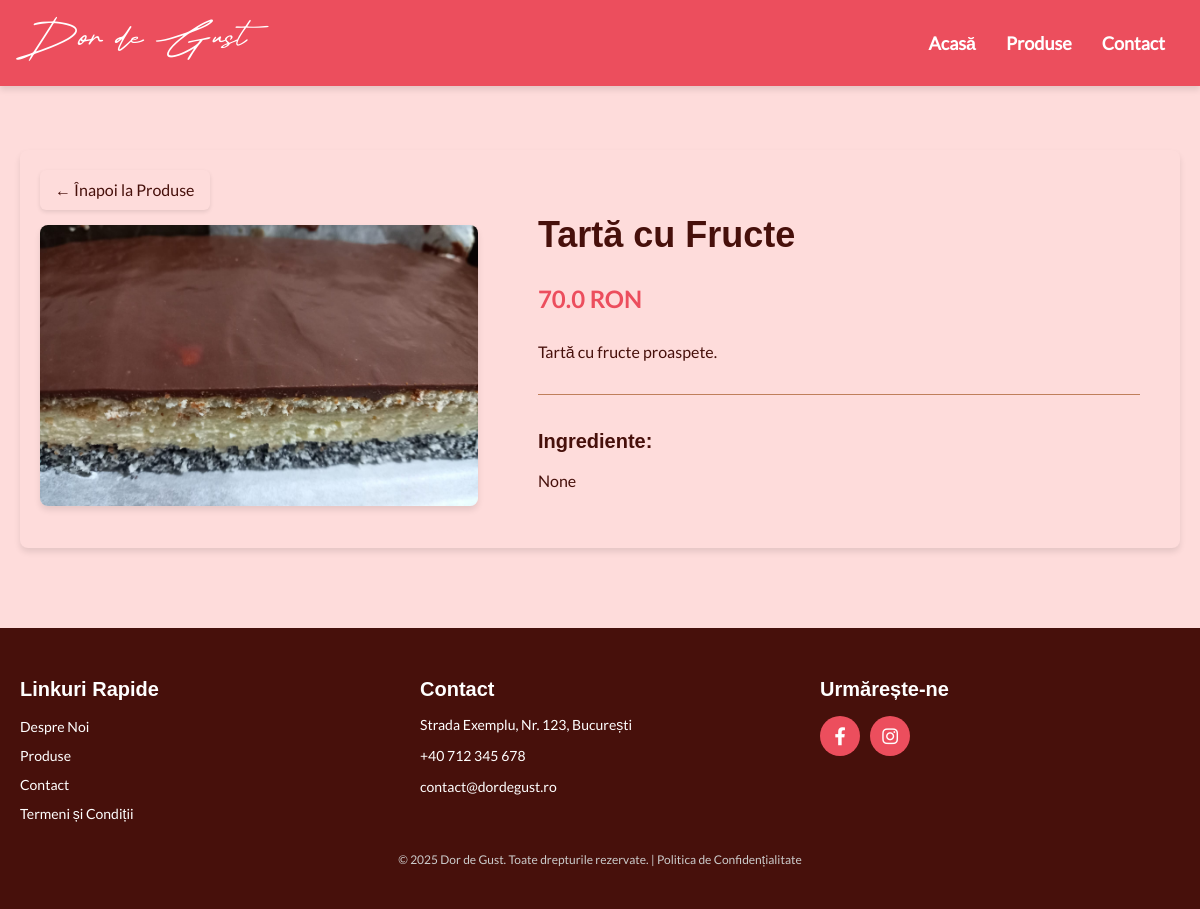
The app's page /products/3 with its own data.
### tables this page shows
CREATE TABLE "produse" (
	"id"	INTEGER,
	"nume"	TEXT NOT NULL,
	"descriere"	TEXT NOT NULL,
	"pret"	REAL NOT NULL,
	"imagine"	TEXT NOT NULL,
	"categorie"	TEXT,
	"ingrediente"	TEXT,
	PRIMARY KEY("id" AUTOINCREMENT)
);

### app.py (the view)
@app.route('/products/<int:product_id>')
def product_details(product_id):
    conn = get_db_connection()
    produs = conn.execute('SELECT * FROM produse WHERE id = ?', (product_id,)).fetchone()
    conn.close()
    return render_template('product.html', produs=produs)

### app.py (called while the page is built)
def get_db_connection():
    conn = sqlite3.connect(DATABASE)
    conn.row_factory = sqlite3.Row
    return conn

### templates/product.html (shortened to what this page needs)
<!DOCTYPE html>
<html lang="ro">
<head>
    <link rel="stylesheet" href="/static/css/styles.css">
    <link href="https://cdnjs.cloudflare.com/ajax/libs/font-awesome/6.0.0-beta3/css/all.min.css" rel="stylesheet">
</head>
<body>
    <header>
        <div class="logo"><a href="/">Dor de Gust</a></div>
        <nav>
            <ul>
                <li><a href="/">Acasă</a></li>
                <li><a href="/products">Produse</a></li>
                <li><a href="/contact">Contact</a></li>
            </ul>
        </nav>
    </header>
    <main>
        <div class="product-details">
            <div class="product-image">
                <a href="/products" class="back-button">&larr; Înapoi la Produse</a>
                <img src="{{ produs['imagine'] }}" alt="{{ produs['nume'] }}">
            </div>
            <div class="product-info">
                <h1>{{ produs['nume'] }}</h1>
                <p class="price">{{ produs['pret'] }} RON</p>
                <p>{{ produs['descriere'] }}</p>
                <div class="product-ingredients">
                    <h3>Ingrediente:</h3>
                    <p>{{ produs['ingrediente'] }}</p>
                </div>
            </div>
        </div>
    </main>
    <footer>
        <div class="footer-container">
            <div class="footer-nav">
                <h3>Linkuri Rapide</h3>
                <ul>
                    <li><a href="#about">Despre Noi</a></li>
                    <li><a href="/products">Produse</a></li>
                    <li><a href="#contact">Contact</a></li>
                    <li><a href="/termeni-si-conditii">Termeni și Condiții</a></li>
                </ul>
            </div>
            <div class="footer-contact">
                <h3>Contact</h3>
                <p>Strada Exemplu, Nr. 123, București</p>
                <p><a href="tel:+40712345678">+40 712 345 678</a></p>
                <p><a href="mailto:contact@dordegust.ro">contact@dordegust.ro</a></p>
            </div>
            <div class="social-icons">
                <h3>Urmărește-ne</h3>
                <div class="icons-container">
                <a href="https://facebook.com" target="_blank" class="circle-icon"><i class="fab fa-facebook-f"></i></a>
                <a href="https://instagram.com" target="_blank" class="circle-icon"><i class="fab fa-instagram"></i></a>
</div>
            </div>
        </div>
        <p class="footer-copyright">
            &copy; 2025 Dor de Gust. Toate drepturile rezervate. |
            <a href="/politica-confidentialitate">Politica de Confidențialitate</a>
        </p>
    </footer>
</body>
</html>

### static/css/styles.css (style rules this page uses)
:root { --roz-glazurat: #FEDCDB; --miere: #F2AF5E; --inghetata-capsuni: #EC4E5D; --caramel: #BF7F5B; --ciocolata-neagra: #47100B; }
body { margin: 0; padding: 0; font-family: 'Lato', Arial, sans-serif; background-color: var(--roz-glazurat); color: var(--ciocolata-neagra); }
header { position: fixed; top: 0; left: 0; width: 100%; background-color: var(--inghetata-capsuni); color: var(--ciocolata-neagra); padding: 15px 20px; display: flex; justify-content: space-between; align-items: center; box-shadow: 0 4px 6px rgba(0, 0, 0, 0.1); z-index: 1000; box-sizing: border-box; }
.logo a { font-family: 'The Signature'; font-size: 55px; color: white; text-decoration: none; }
nav ul { list-style: none; margin: 0; padding: 0; display: flex; }
nav ul li { margin: 0 15px; }
nav ul li a { text-decoration: none; color: white; font-weight: bold; font-size: 18px; transition: color 0.3s; }
main { padding: 20px; margin-top: 70px; }
footer { background-color: var(--ciocolata-neagra); color: white; padding: 30px 20px; font-family: 'Lato', Arial, sans-serif; }
.footer-container { display: flex; flex-wrap: wrap; gap: 40px; justify-content: space-between; max-width: 1200px; margin: 0 auto; }
.footer-nav, .footer-contact, .social-icons { flex: 1 1 30%; }
.footer-nav h3, .footer-contact h3, .social-icons h3 { font-family: 'Pattaya', Arial, sans-serif; font-size: 20px; margin-bottom: 15px; }
.footer-nav ul { list-style: none; padding: 0; margin: 0; }
.footer-nav ul li { margin-bottom: 10px; }
.footer-nav ul li a { color: white; text-decoration: none; font-size: 14px; }
.footer-contact p, .footer-contact a { font-size: 14px; color: white; text-decoration: none; }
.circle-icon { display: inline-flex; align-items: center; justify-content: center; width: 40px; height: 40px; border-radius: 50%; background-color: var(--inghetata-capsuni); color: white; font-size: 18px; text-decoration: none; transition: background-color 0.3s ease, transform 0.3s ease; gap: 25px; }
.icons-container { gap: 10px; display: flex; }
.circle-icon i { margin: 0; }
.footer-copyright { text-align: center; margin-top: 20px; font-size: 12px; color: #ccc; }
.footer-copyright a { color: #ccc; text-decoration: none; }

### templates/product.html (style rules this page uses)
.product-details { display: flex; gap: 40px; margin: 60px auto; max-width: 1200px; align-items: flex-start; padding: 20px; background-color: var(--roz-glazurat); border-radius: 8px; box-shadow: 0 4px 6px rgba(0, 0, 0, 0.1); }
.back-button { display: inline-block; margin-bottom: 15px; font-family: 'Lato', Arial, sans-serif; font-size: 16px; color: var(--ciocolata-neagra); text-decoration: none; background-color: var(--roz-glazurat); padding: 10px 15px; border-radius: 6px; transition: background-color 0.3s ease, color 0.3s ease; box-shadow: 0 2px 4px rgba(0, 0, 0, 0.1); }
.product-image { position: relative; flex: 1 1 40%; max-width: 40%; }
.product-image img { width: 100%; border-radius: 8px; box-shadow: 0 4px 6px rgba(0, 0, 0, 0.1); }
.product-info { flex: 1 1 55%; max-width: 55%; text-align: left; padding: 20px; }
.product-info h1 { font-family: 'Pattaya', Arial, sans-serif; font-size: 36px; color: var(--ciocolata-neagra); margin-bottom: 20px; }
.product-info .price { font-family: 'Lato Bold', Arial, sans-serif; font-size: 24px; color: var(--inghetata-capsuni); margin-bottom: 20px; }
.product-info p { font-family: 'Lato', Arial, sans-serif; font-size: 16px; line-height: 1.6; color: var(--ciocolata-neagra); margin-bottom: 15px; }
.product-ingredients { margin-top: 30px; padding-top: 15px; border-top: 1px solid var(--caramel); }
.product-ingredients h3 { font-family: 'Pattaya', Arial, sans-serif; font-size: 20px; color: var(--ciocolata-neagra); margin-bottom: 10px; }
.product-ingredients p { font-family: 'Lato', Arial, sans-serif; font-size: 16px; color: var(--ciocolata-neagra); line-height: 1.5; }

### records on screen
produse: imagine (picture), nume "Tartă cu Fructe", pret "70.0", descriere "Tartă cu fructe proaspete."

### other values on screen
{{ produs['ingrediente'] }} "None"
